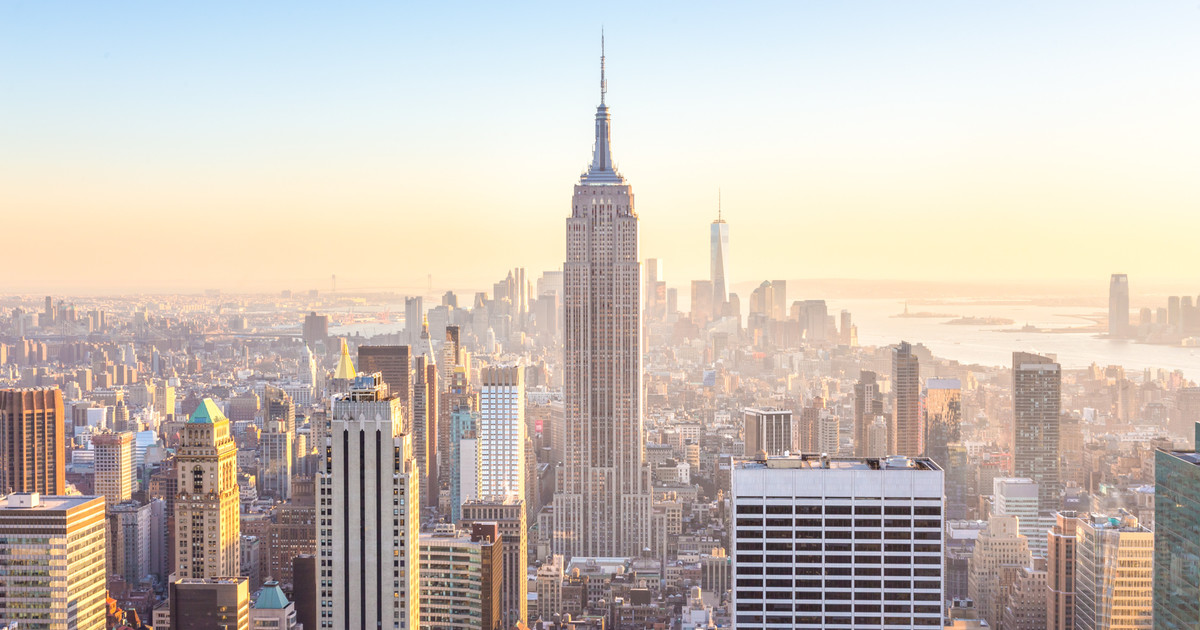
#> input picture empire.jpg, 1200 x 630 px; its folder holds only this picture in this run
$ jupyter execute python_week15_image.ipynb
#> lines starting #> are read from the running program, lines starting #| are printed output that depends on the picture
# Python Image Library (PIL)

[cell 1]
from PIL import Image

import matplotlib.pyplot as plt
import pandas as pd
import numpy as np
import os    ## listing file and handling paths
import copy  ## deep copying arrays and other objects

[cell 2]
flist = os.listdir('./')

[cell 3]
def getImageList(path='./', fmt = ['jpg', 'png', 'tiff']):
    '''
    (string [,string] ) -> list

    Return a list of images having one of given extensions
    by default, searches files with extensions '.jpg', '.png', or '.tiff'
    in the current directory

    Both lower and upper cases are recognized and treated in the same way


    >>> myImageList1 = getImageList()
    >>> myImageList2 = getImageList('/home/user/photos', ['jpg', 'bmp', 'png', 'tif'])
    >>> print(myImageList1)
        ['./empire.jpg']
    '''

    ## check if the input fmt is not empty
    if(len(fmt) <1):
        fmt2 =  ['jpg', 'png', 'tiff']

    ## lower the extensions
    else:
        fmt2 = [e.lower() for e in fmt]

    return [os.path.join(path, f) for f in os.listdir(path) if f.rsplit('.')[-1].lower() in fmt2  ]

[cell 4]
im_list = getImageList()
print(im_list)

[cell 5]
## Let's start with a photo of empire state buiding.
im = Image.open('empire.jpg')
#> im is the input picture: PIL image 1200x630 RGB; mean R, G, B 203.7, 194.1, 186.1

# the size of image can be found like
print("Image size is ", im.size, ' in pixels')
#| Image size is  (1200, 630)  in pixels

[cell 6]
plt.figure(figsize=(10,5))
plt.imshow(im)

[cell 7]
out_small = im.resize((120, 63))
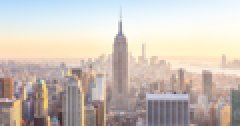
#> out_small: PIL image 120x63 RGB (shown 2 times larger); mean R, G, B 203.7, 194.1, 186.1
plt.figure(figsize=(10,5))
plt.imshow(out_small)

[cell 8]
# Thumbnail

# be careful with thumbnail because it will modify the original image
# If you want to keep the original image, you should make a "DEEP COPY"
# im_copy = im is a shallow copy.
# Any changes in im_copy will be seen in im.
im_copy = im.copy()  # im_copy = copy.deepcopy(im)
im_copy.thumbnail((64,64))
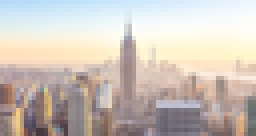
#> im_copy: PIL image 64x34 RGB (shown 4 times larger); mean R, G, B 203.7, 194.1, 186.1

[cell 9]
out_rotat = im.rotate(45)
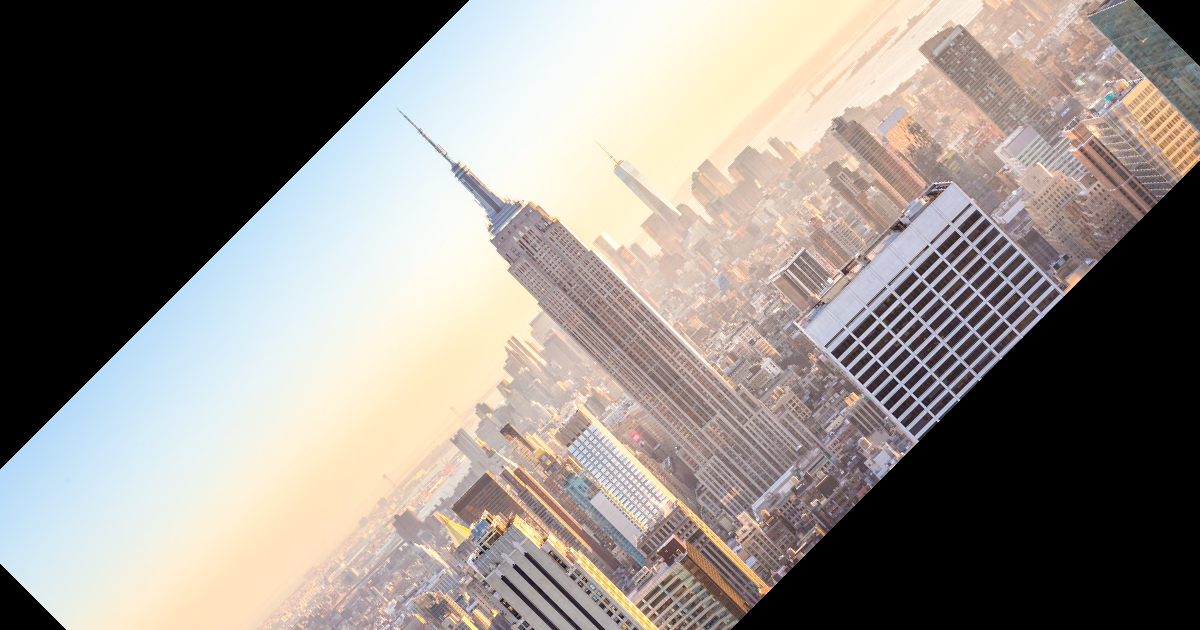
#> out_rotat: PIL image 1200x630 RGB; mean R, G, B 143.3, 136.9, 131.6
plt.figure(figsize=(10,5))
plt.imshow(out_rotat)

[cell 10]
box = (500, 0, 700, 150)
region = im.crop((500, 0, 700, 150))
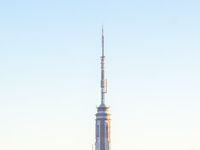
#> region: PIL image 200x150 RGB; mean R, G, B 227.3, 240.6, 247.5

[cell 11]
region_updn = region.transpose(Image.ROTATE_180)
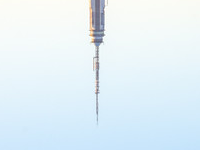
#> region_updn: PIL image 200x150 RGB; mean R, G, B 227.3, 240.6, 247.5

[cell 12]
# copy image to make a composite image
im_pasted = copy.deepcopy(im)

# instead of using copy.deepcopy
# you can use
#    im_pasted = im.copy()

im_pasted.paste(region_updn, box)
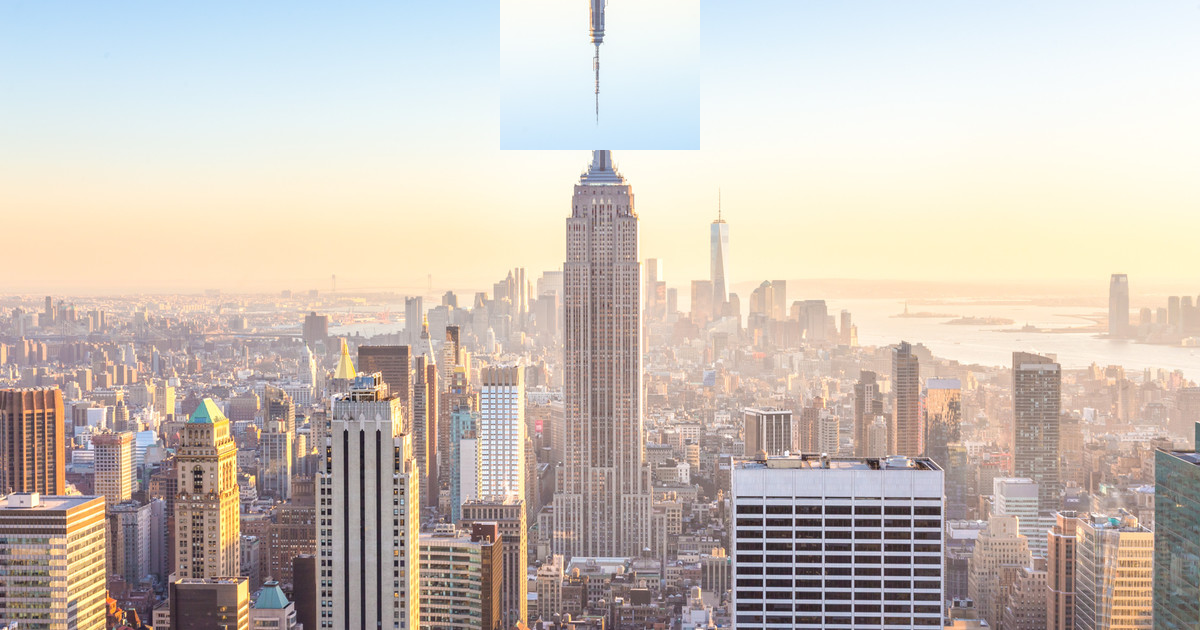
#> im_pasted: PIL image 1200x630 RGB; mean R, G, B 203.7, 194.1, 186.1

[cell 13]
plt.figure(figsize=(10,5))
plt.imshow(im_pasted)

[cell 14]
im_data  = im.getdata()

[cell 15]
type(im_data)

[cell 16]
im_gray = im.convert('L')
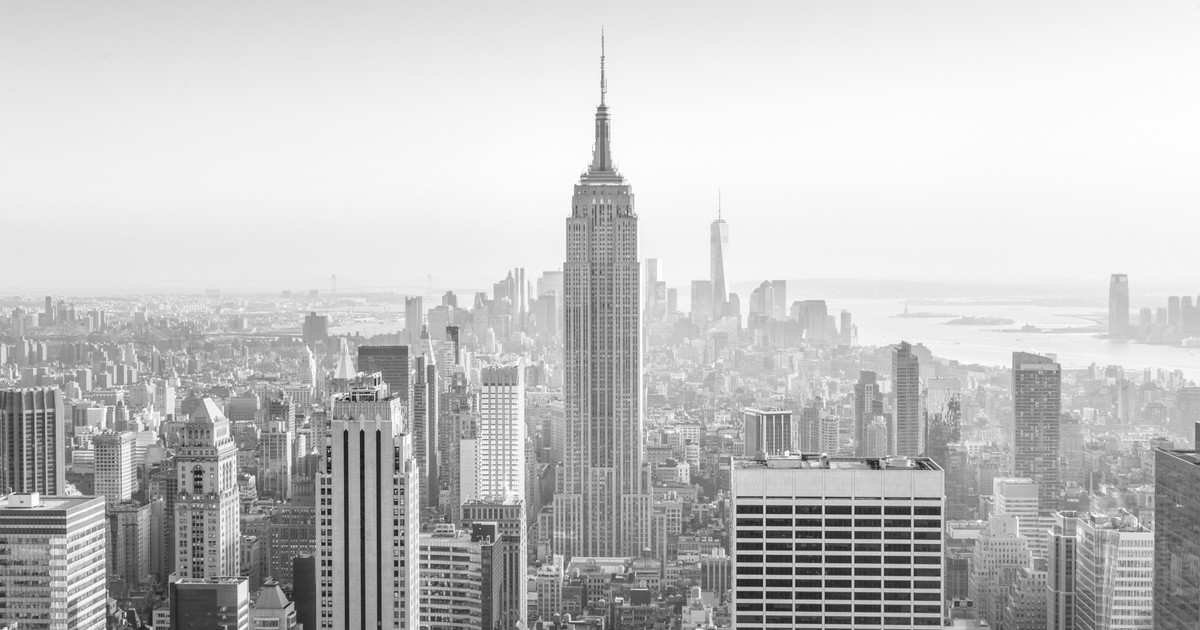
#> im_gray: PIL image 1200x630 L; min 7, max 255, mean 196.1
plt.figure(figsize=(10,5))
plt.imshow(im_gray)

# opencv

[cell 17]
import cv2

[cell 18]
imcv = cv2.imread('empire.jpg')

[cell 19]
print("type of imcv is ", type(imcv))
#| type of imcv is  <class 'numpy.ndarray'>
print("Please note the difference between the type of opencv read and PIL read")
print(imcv.shape)
#| (630, 1200, 3)

[cell 20]
mypic = cv2.cvtColor(imcv, cv2.COLOR_BGR2GRAY)

[cell 21]
plt.figure(figsize=(10,5))
plt.imshow(mypic, cmap='Accent_r')

[cell 22]
colormap_str = 'Accent, Accent_r, Blues, Blues_r, BrBG, BrBG_r, BuGn, BuGn_r, BuPu, BuPu_r, CMRmap, CMRmap_r, Dark2, Dark2_r, GnBu, GnBu_r, Greens, Greens_r, Greys, Greys_r, OrRd, OrRd_r, Oranges, Oranges_r, PRGn, PRGn_r, Paired, Paired_r, Pastel1, Pastel1_r, Pastel2, Pastel2_r, PiYG, PiYG_r, PuBu, PuBuGn, PuBuGn_r, PuBu_r, PuOr, PuOr_r, PuRd, PuRd_r, Purples, Purples_r, RdBu, RdBu_r, RdGy, RdGy_r, RdPu, RdPu_r, RdYlBu, RdYlBu_r, RdYlGn, RdYlGn_r, Reds, Reds_r, Set1, Set1_r, Set2, Set2_r, Set3, Set3_r, Spectral, Spectral_r, Wistia, Wistia_r, YlGn, YlGnBu, YlGnBu_r, YlGn_r, YlOrBr, YlOrBr_r, YlOrRd, YlOrRd_r, afmhot, afmhot_r, autumn, autumn_r, binary, binary_r, bone, bone_r, brg, brg_r, bwr, bwr_r, cividis, cividis_r, cool, cool_r, coolwarm, coolwarm_r, copper, copper_r, cubehelix, cubehelix_r, flag, flag_r, gist_earth, gist_earth_r, gist_gray, gist_gray_r, gist_heat, gist_heat_r, gist_ncar, gist_ncar_r, gist_rainbow, gist_rainbow_r, gist_stern, gist_stern_r, gist_yarg, gist_yarg_r, gnuplot, gnuplot2, gnuplot2_r, gnuplot_r, gray, gray_r, hot, hot_r, hsv, hsv_r, inferno, inferno_r, jet, jet_r, magma, magma_r, nipy_spectral, nipy_spectral_r, ocean, ocean_r, pink, pink_r, plasma, plasma_r, prism, prism_r, rainbow, rainbow_r, seismic, seismic_r, spring, spring_r, summer, summer_r, tab10, tab10_r, tab20, tab20_r, tab20b, tab20b_r, tab20c, tab20c_r, terrain, terrain_r, viridis, viridis_r, winter, winter_r'

colormap_l = colormap_str.split(',')
colormap_list = [ f.strip() for f in colormap_l]

#for cm in colormap_list:
#    plt.imshow(mypic, cmap=cm)

[cell 23]
## downsample
im_lowres = cv2.pyrDown(imcv)
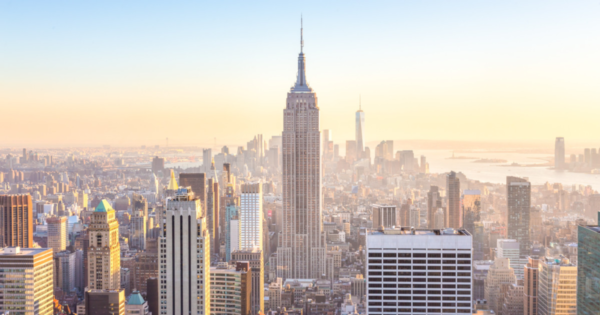
#> im_lowres: shape (315, 600, 3); mean B, G, R 186.2, 194.2, 203.7

[cell 24]
# conver to grayscale
gray_cv2 = cv2.cvtColor(im_lowres, cv2.COLOR_RGB2GRAY)
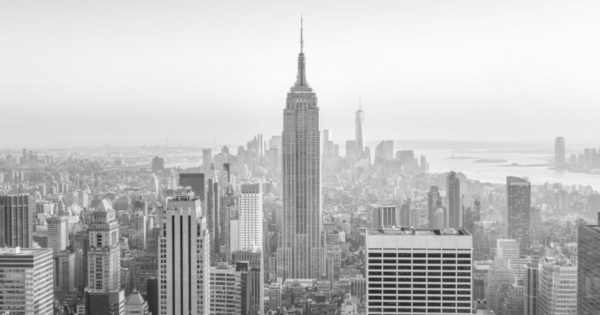
#> gray_cv2: shape (315, 600); min 34, max 253, mean 192.9
plt.imshow(gray_cv2, cmap='gray')
